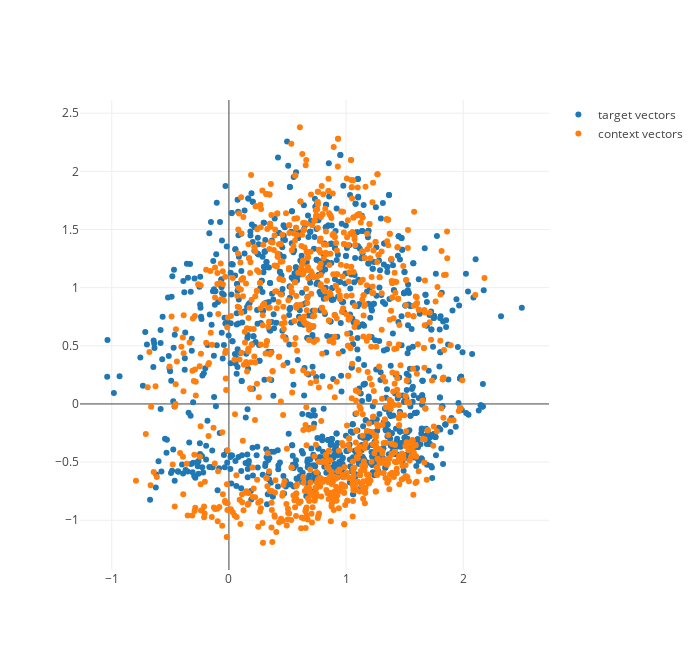

The code cell stored with this chart in its notebook:
### Code cell
plot_target_vs_context(model, labeled_word_dict, ratio_words=1)

### Figure 1 — Plotly figure (JSON) as saved in the notebook; plotly's stock layout.template omitted (floating-point values rounded to 4 significant figures; data arrays with more than 128 entries replaced by an {"elided": "..."} marker saying what was removed)
{"data": [{"mode": "markers", "name": "target vectors", "type": "scatter", "x": {"elided": "1115 float values"}, "y": {"elided": "1115 float values"}}, {"mode": "markers", "name": "context vectors", "type": "scatter", "x": {"elided": "1115 float values"}, "y": {"elided": "1115 float values"}}], "layout": {"height": 650, "width": 700}}
